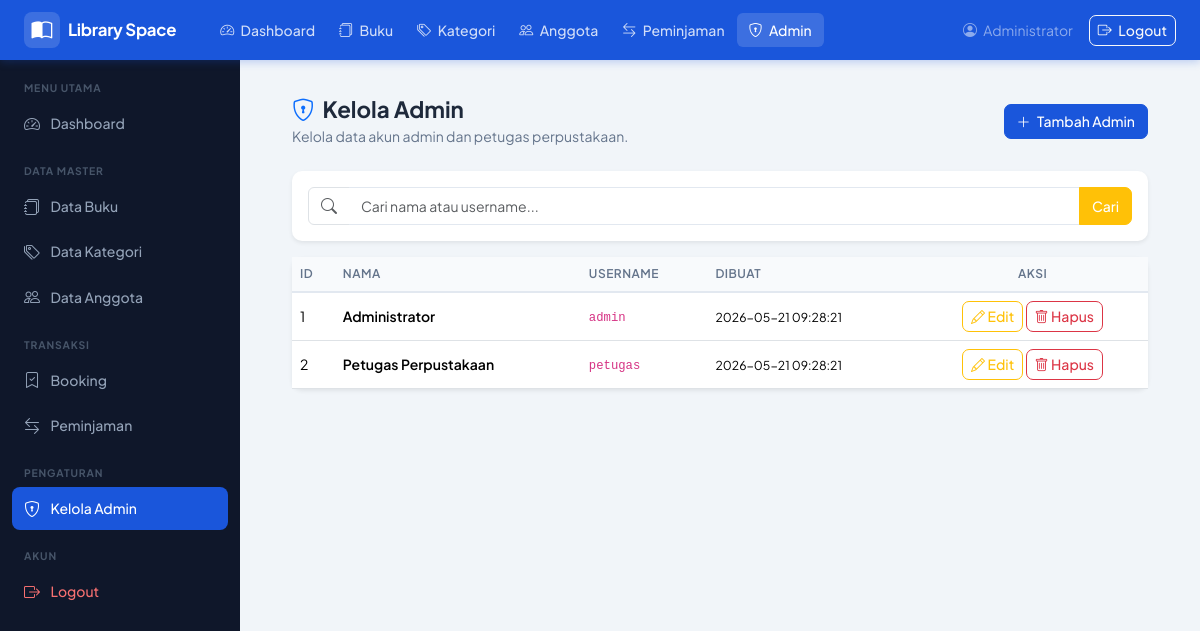
The page /pages/admin/index.php (signed in) on the database its author committed.
### tables this page shows
CREATE TABLE users (
  id_user    INT AUTO_INCREMENT PRIMARY KEY,
  username   VARCHAR(50)  NOT NULL UNIQUE,
  password   VARCHAR(255) NOT NULL,
  nama       VARCHAR(100) NOT NULL,
  role       ENUM('admin','petugas') NOT NULL DEFAULT 'petugas',
  created_at TIMESTAMP DEFAULT CURRENT_TIMESTAMP
);

### pages/admin/index.php (the view, shortened to what this page needs)
<?php
require_once __DIR__ . '/../../config/koneksi.php';
$search = trim($_GET['search'] ?? '');
if ($search !== '') {
    $s = mysqli_real_escape_string($koneksi, $search);
    $query = "SELECT id_user, username, nama, created_at FROM users
              WHERE nama LIKE '%$s%' OR username LIKE '%$s%'
              ORDER BY created_at DESC";
} else {
    $query = "SELECT id_user, username, nama, created_at FROM users ORDER BY created_at DESC";
}
$result = mysqli_query($koneksi, $query);
$staff_list = [];
if ($result) {
    while ($row = mysqli_fetch_assoc($result)) {
        $staff_list[] = $row;
    }
}
require_once __DIR__ . '/../../includes/header.php';
?>
<div class="d-flex">
  <?php require_once __DIR__ . '/../../includes/sidebar.php'; ?>
  <div class="main-wrapper flex-grow-1">
    <?php require_once __DIR__ . '/../../includes/navbar.php'; ?>
    <div class="pt-2 px-4">
      <div class="page-header d-flex justify-content-between align-items-center mb-4">
        <div>
          <h1><i class="bi bi-shield-lock me-2 text-primary"></i>Kelola Admin</h1>
          <p>Kelola data akun admin dan petugas perpustakaan.</p>
        </div>
        <a href="tambah.php" class="btn btn-primary">
          <i class="bi bi-plus-lg me-1"></i> Tambah Admin
        </a>
      </div>
      <div class="card shadow-sm border-0 mb-3">
        <div class="card-body py-3">
          <form method="GET" action="">
            <div class="input-group">
              <span class="input-group-text bg-white"><i class="bi bi-search text-muted"></i></span>
              <input type="text" name="search" class="form-control border-start-0"
                placeholder="Cari nama atau username..."
                value="<?= htmlspecialchars($search ?? '') ?>">
              <button class="btn btn-warning text-white" type="submit">Cari</button>
            </div>
          </form>
        </div>
      </div>
      <div class="card shadow-sm border-0">
        <div class="card-body p-0">
          <div class="table-responsive">
            <table class="table table-hover align-middle mb-0">
              <thead class="table-light">
                <tr>
                  <th>ID</th>
                  <th>Nama</th>
                  <th>Username</th>
                  <th>Dibuat</th>
                  <th class="text-center">Aksi</th>
                </tr>
              </thead>
              <tbody>
                <?php if (count($staff_list) > 0): ?>
                  <?php foreach ($staff_list as $staff): ?>
                    <tr>
                      <td><?= (int)$staff['id_user'] ?></td>
                      <td class="fw-semibold"><?= htmlspecialchars($staff['nama']) ?></td>
                      <td><code><?= htmlspecialchars($staff['username']) ?></code></td>
                      <td><small><?= htmlspecialchars($staff['created_at']) ?></small></td>
                      <td class="text-center">
                        <a href="edit.php?id=<?= (int)$staff['id_user'] ?>" class="btn btn-sm btn-outline-warning">
                          <i class="bi bi-pencil"></i> Edit
                        </a>
                        <a href="hapus.php?id=<?= (int)$staff['id_user'] ?>" class="btn btn-sm btn-outline-danger"
                          onclick="return confirm('Yakin ingin menghapus?')">
                          <i class="bi bi-trash"></i> Hapus
                        </a>
                      </td>
                    </tr>
                  <?php endforeach; ?>
                <?php else: ?>
                  <tr>
                    <td colspan="5" class="text-center text-muted py-5">Belum ada data admin.</td>
                  </tr>
                <?php endif; ?>
              </tbody>
            </table>
          </div>
        </div>
      </div>
    </div>
  </div>
</div>
<?php require_once __DIR__ . '/../../includes/footer.php'; ?>

### assets/css/style.css (style rules this page uses)
:root { --primary: #1a56db; --primary-dark: #1343af; --primary-light: #e8effe; --sidebar-bg: #0f172a; --sidebar-w: 240px; --navbar-h: 60px; --text-main: #1e293b; --text-muted: #64748b; --border: #e2e8f0; --bg-page: #f1f5f9; --white: #ffffff; --success: #16a34a; --danger: #dc2626; --warning: #d97706; --radius: 10px; --shadow-sm: 0 1px 3px rgba(0,0,0,.08); --shadow-md: 0 4px 12px rgba(0,0,0,.10); }
*, *::before, *::after { box-sizing: border-box; }
body { font-family: 'Plus Jakarta Sans', sans-serif; background: var(--bg-page); color: var(--text-main); margin: 0; padding: 0; }
.main-wrapper { margin-left: var(--sidebar-w); margin-top: var(--navbar-h); min-height: calc(100vh - var(--navbar-h)); padding: 1.75rem; }
.page-header { margin-bottom: 1.5rem; }
.page-header h1 { font-size: 1.4rem; font-weight: 700; color: var(--text-main); margin: 0 0 .2rem; }
.page-header p { color: var(--text-muted); margin: 0; font-size: .875rem; }
.card { border: 1px solid var(--border); border-radius: var(--radius); box-shadow: var(--shadow-sm); }
.table { font-size: .875rem; margin: 0; }
.table thead th { background: #f8fafc; color: var(--text-muted); font-size: .75rem; font-weight: 600; text-transform: uppercase; letter-spacing: .04em; border-bottom: 2px solid var(--border); white-space: nowrap; }
.btn { font-size: .875rem; font-weight: 500; border-radius: 7px; }
.btn-primary { background: var(--primary); border-color: var(--primary); }
.form-control, .form-select { border-radius: 8px; border: 1px solid var(--border); font-size: .875rem; transition: border-color .2s, box-shadow .2s; }

### rows shown on the page
users: id_user "1", nama "Administrator", username "admin", created_at "2026-05-21 09:28:21"
users: id_user "2", nama "Petugas Perpustakaan", username "petugas", created_at "2026-05-21 09:28:21"

### other values the page prints
$_SESSION['nama'] "Administrator"
